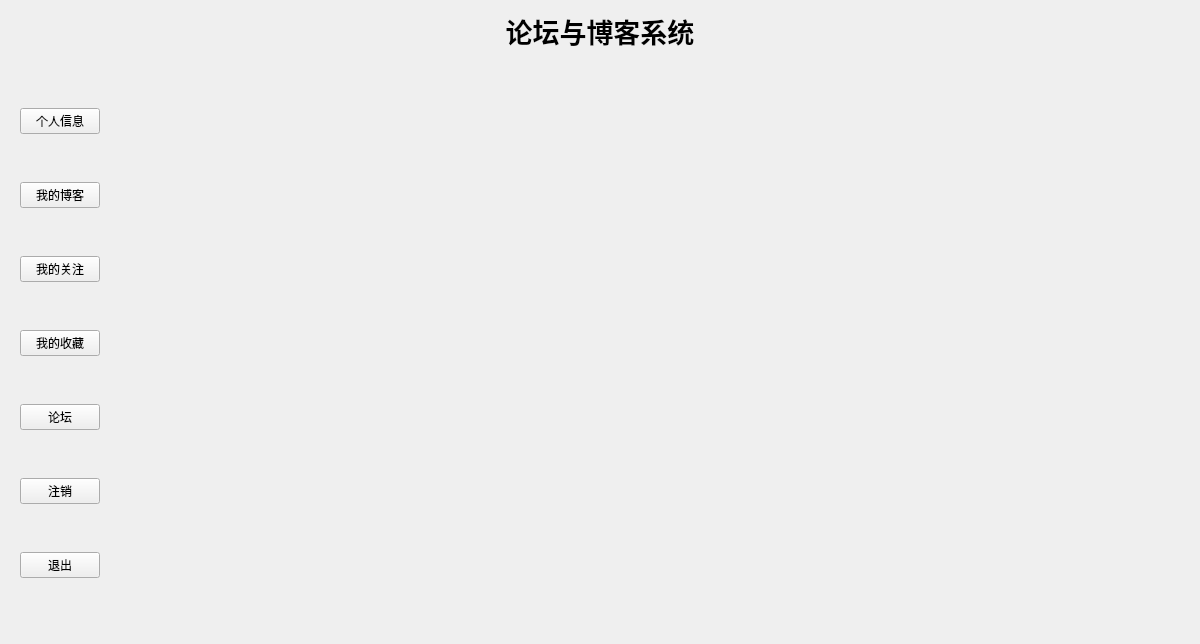
<?xml version="1.0" encoding="UTF-8"?>
<ui version="4.0">
 <class>New</class>
 <widget class="QWidget" name="New">
  <property name="geometry">
   <rect>
    <x>0</x>
    <y>0</y>
    <width>1200</width>
    <height>644</height>
   </rect>
  </property>
  <property name="windowTitle">
   <string>Form</string>
  </property>
  <layout class="QGridLayout" name="gridLayout">
   <item row="0" column="0" colspan="2">
    <widget class="QLabel" name="label">
     <property name="sizePolicy">
      <sizepolicy hsizetype="Preferred" vsizetype="Fixed">
       <horstretch>0</horstretch>
       <verstretch>0</verstretch>
      </sizepolicy>
     </property>
     <property name="font">
      <font>
       <family>Arial</family>
       <pointsize>20</pointsize>
       <weight>75</weight>
       <bold>true</bold>
      </font>
     </property>
     <property name="text">
      <string>论坛与博客系统</string>
     </property>
     <property name="alignment">
      <set>Qt::AlignCenter</set>
     </property>
    </widget>
   </item>
   <item row="1" column="0">
    <widget class="QWidget" name="widget" native="true">
     <property name="sizePolicy">
      <sizepolicy hsizetype="Fixed" vsizetype="Preferred">
       <horstretch>0</horstretch>
       <verstretch>0</verstretch>
      </sizepolicy>
     </property>
     <layout class="QVBoxLayout" name="verticalLayout">
      <item>
       <widget class="QPushButton" name="pushButton_7">
        <property name="text">
         <string>个人信息</string>
        </property>
       </widget>
      </item>
      <item>
       <widget class="QPushButton" name="pushButton">
        <property name="text">
         <string>我的博客</string>
        </property>
       </widget>
      </item>
      <item>
       <widget class="QPushButton" name="pushButton_2">
        <property name="text">
         <string>我的关注</string>
        </property>
       </widget>
      </item>
      <item>
       <widget class="QPushButton" name="pushButton_3">
        <property name="text">
         <string>我的收藏</string>
        </property>
       </widget>
      </item>
      <item>
       <widget class="QPushButton" name="pushButton_4">
        <property name="text">
         <string>论坛</string>
        </property>
       </widget>
      </item>
      <item>
       <widget class="QPushButton" name="pushButton_5">
        <property name="text">
         <string>注销</string>
        </property>
       </widget>
      </item>
      <item>
       <widget class="QPushButton" name="pushButton_6">
        <property name="text">
         <string>退出</string>
        </property>
       </widget>
      </item>
     </layout>
    </widget>
   </item>
   <item row="1" column="1">
    <widget class="QWidget" name="widget_2" native="true">
     <property name="sizePolicy">
      <sizepolicy hsizetype="Preferred" vsizetype="Preferred">
       <horstretch>0</horstretch>
       <verstretch>0</verstretch>
      </sizepolicy>
     </property>
     <layout class="QHBoxLayout" name="horizontalLayout">
      <item>
       <widget class="QLabel" name="label_2">
        <property name="sizePolicy">
         <sizepolicy hsizetype="Preferred" vsizetype="Preferred">
          <horstretch>0</horstretch>
          <verstretch>0</verstretch>
         </sizepolicy>
        </property>
        <property name="text">
         <string/>
        </property>
        <property name="scaledContents">
         <bool>true</bool>
        </property>
       </widget>
      </item>
     </layout>
    </widget>
   </item>
  </layout>
 </widget>
 <resources/>
 <connections/>
</ui>
